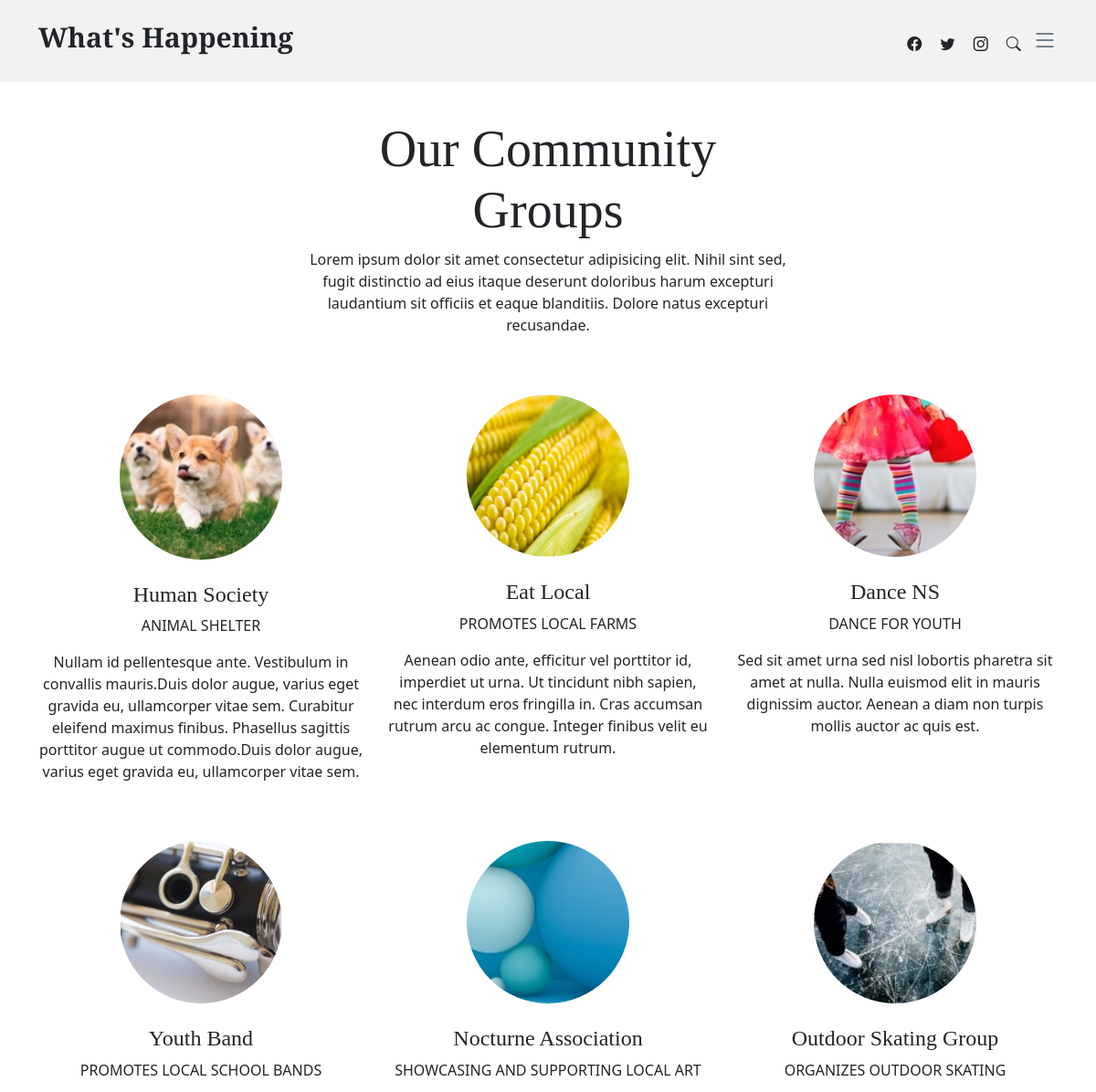
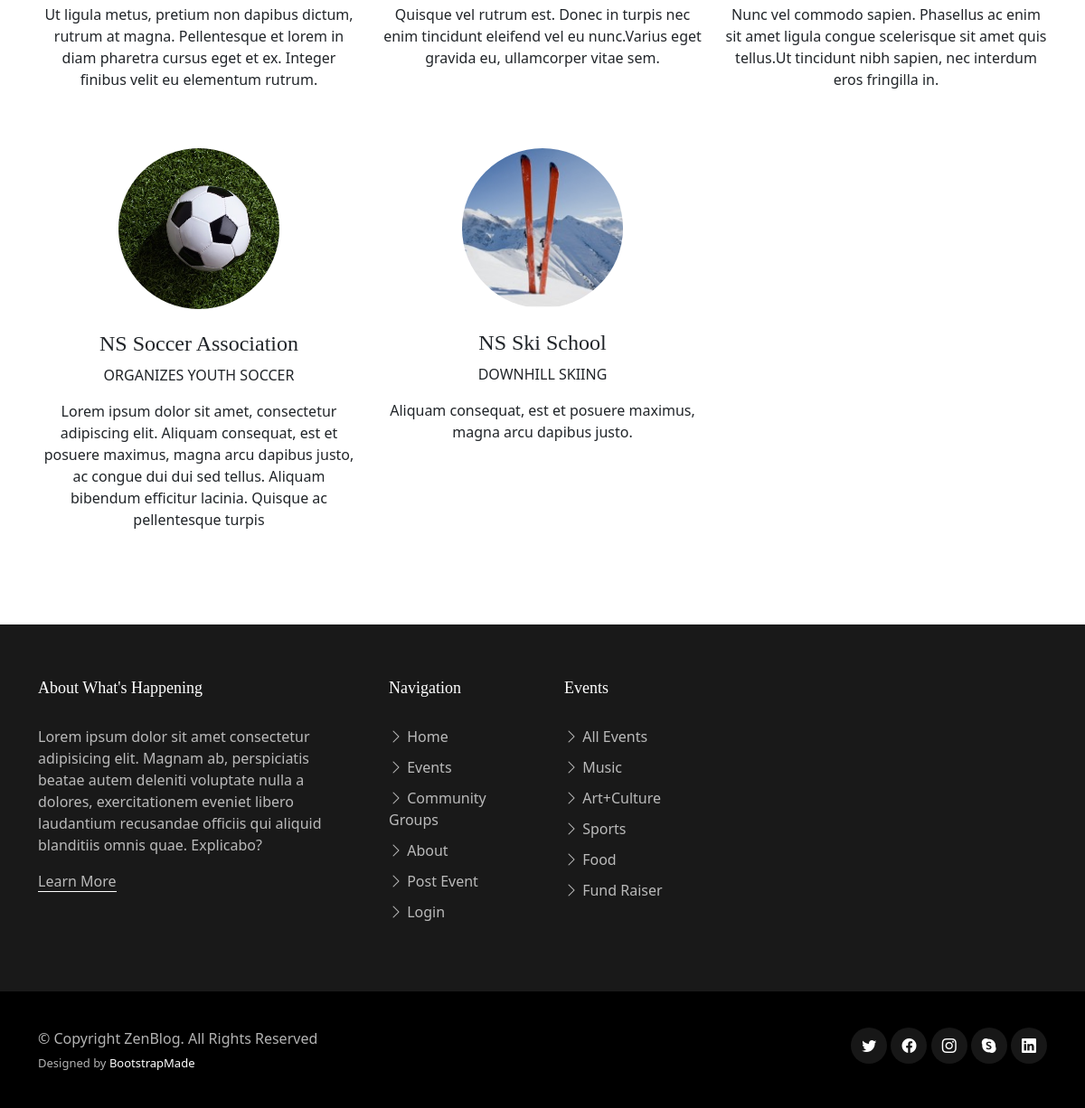
The page /groups.php on the database its author committed (2 pictures, top to bottom).
### tables this page shows
CREATE TABLE `groups` (
  `GroupID` int(11) NOT NULL,
  `GroupName` varchar(100) NOT NULL,
  `GroupImage` varchar(50) NOT NULL,
  `GroupType` varchar(100) NOT NULL,
  `GroupDesc` text NOT NULL,
  `ContactName` varchar(255) NOT NULL,
  `ContactEmail` varchar(255) NOT NULL
);

### groups.php (the view, shortened to what this page needs)
<!DOCTYPE html>
<html lang="en">
<head>
  <link href="assets/vendor/bootstrap/css/bootstrap.min.css" rel="stylesheet">
  <link href="assets/vendor/bootstrap-icons/bootstrap-icons.css" rel="stylesheet">
  <link href="assets/vendor/swiper/swiper-bundle.min.css" rel="stylesheet">
  <link href="assets/vendor/glightbox/css/glightbox.min.css" rel="stylesheet">
  <link href="assets/vendor/aos/aos.css" rel="stylesheet">
  <link href="assets/css/variables.css" rel="stylesheet">
  <link href="assets/css/main.css" rel="stylesheet">
</head>
<body>
  <header id="header" class="header d-flex align-items-center fixed-top">
    <div class="container-fluid container-xl d-flex align-items-center justify-content-between">
      <a href="index.php" class="logo d-flex align-items-center">
        <h1>What's Happening</h1>
      </a>
      <div class="position-relative">
        <a href="#" class="mx-2"><span class="bi-facebook"></span></a>
        <a href="#" class="mx-2"><span class="bi-twitter"></span></a>
        <a href="#" class="mx-2"><span class="bi-instagram"></span></a>
        <a href="#" class="mx-2 js-search-open"><span class="bi-search"></span></a>
        <i class="bi bi-list mobile-nav-toggle"></i>
      </div>
    </div>
  </header>
  <main id="main">
    <section>
      <div class="container" data-aos="fade-up">
        <div class="row">
          <div class="col-12 text-center mb-5">
            <div class="row justify-content-center">
              <div class="col-lg-6">
                <h2 class="display-4">Our Community Groups</h2>
                <p>Lorem ipsum dolor sit amet consectetur adipisicing elit. Nihil sint sed, fugit distinctio ad eius itaque deserunt doloribus harum excepturi laudantium sit officiis et eaque blanditiis. Dolore natus excepturi recusandae.</p>
              </div>
            </div>
          </div>
          <?php
            require_once 'serverlogin.php';
            $conn = new mysqli($db_hostname, $db_username, $db_password, $db_database);
            mysqli_select_db($conn, $db_database) or die("Cannot select the database".mysqli_connect_error());
            $query = "SELECT * FROM Groups";
            $result = mysqli_query($conn, $query);
            if ($result->num_rows > 0) {
              while ($row = $result->fetch_assoc()) {
                $imgPath = $row['GroupImage'];
                $name = $row['GroupName'];
                $type = $row['GroupType'];
                $description = $row['GroupDesc'];
                $section = <<<HTML
                  <div class="col-lg-4 text-center mb-5">
                    <img src=$imgPath alt="" class="img-fluid rounded-circle w-50 mb-4">
                    <h4>$name</h4>
                    <span class="d-block mb-3 text-uppercase">$type</span>
                    <p>$description<p>
                  </div>
                HTML;
                echo $section;
              }
            }
          ?>
        </div>
      </div>
    </section>
  </main>
  <footer id="footer" class="footer">
    <div class="footer-content">
      <div class="container">
      <div class="row g-5">
          <div class="col-lg-4">
            <h3 class="footer-heading">About What's Happening</h3>
            <p>Lorem ipsum dolor sit amet consectetur adipisicing elit. Magnam ab, perspiciatis beatae autem deleniti voluptate nulla a dolores, exercitationem eveniet libero laudantium recusandae officiis qui aliquid blanditiis omnis quae. Explicabo?</p>
            <p><a href="about.php" class="footer-link-more">Learn More</a></p>
          </div>
          <div class="col-6 col-lg-2">
            <h3 class="footer-heading">Navigation</h3>
            <ul class="footer-links list-unstyled">
              <li><a href="index.php"><i class="bi bi-chevron-right"></i> Home</a></li>
              <li><a href="events.php"><i class="bi bi-chevron-right"></i> Events</a></li>
              <li><a href="groups.php"><i class="bi bi-chevron-right"></i> Community Groups</a></li>
              <li><a href="about.php"><i class="bi bi-chevron-right"></i> About</a></li>
              <li><a href="post.php"><i class="bi bi-chevron-right"></i> Post Event</a></li>
              <li><a href="login.php"><i class="bi bi-chevron-right"></i> Login</a></li>
            </ul>
          </div>
          <div class="col-6 col-lg-2">
            <h3 class="footer-heading">Events</h3>
            <ul class="footer-links list-unstyled">
              <li><a href="events.php"><i class="bi bi-chevron-right"></i> All Events</a></li>
              <li><a href="events.php?category=Music"><i class="bi bi-chevron-right"></i> Music</a></li>
              <li><a href="events.php?category=Art+Culture"><i class="bi bi-chevron-right"></i> Art+Culture</a></li>
              <li><a href="events.php?category=Sports"><i class="bi bi-chevron-right"></i> Sports</a></li>
              <li><a href="events.php?category=Food"><i class="bi bi-chevron-right"></i> Food</a></li>
              <li><a href="events.php?category=Fund Raiser"><i class="bi bi-chevron-right"></i> Fund Raiser</a></li>
            </ul>
          </div>
        </div>
      </div>
    </div>
    <div class="footer-legal">
      <div class="container">
        <div class="row justify-content-between">
          <div class="col-md-6 text-center text-md-start mb-3 mb-md-0">
            <div class="copyright">
              © Copyright <strong><span>ZenBlog</span></strong>. All Rights Reserved
            </div>
            <div class="credits">
              Designed by <a href="https://bootstrapmade.com/">BootstrapMade</a>
            </div>
          </div>
          <div class="col-md-6">
            <div class="social-links mb-3 mb-lg-0 text-center text-md-end">
              <a href="#" class="twitter"><i class="bi bi-twitter"></i></a>
              <a href="#" class="facebook"><i class="bi bi-facebook"></i></a>
              <a href="#" class="instagram"><i class="bi bi-instagram"></i></a>
              <a href="#" class="google-plus"><i class="bi bi-skype"></i></a>
              <a href="#" class="linkedin"><i class="bi bi-linkedin"></i></a>
            </div>
          </div>
        </div>
      </div>
    </div>
  </footer>
</body>
</html>

### assets/css/variables.css (style rules this page uses)
:root { --font-default: 'EB Garamond', system-ui, -apple-system, "Segoe UI", Roboto, "Helvetica Neue", Arial, "Noto Sans", "Liberation Sans", sans-serif, "Apple Color Emoji", "Segoe UI Emoji", "Segoe UI Symbol", "Noto Color Emoji"; --font-primary: 'EB Garamond', serif; --font-secondary: 'Inter', sans-serif; --color-default: #212529; --color-default-rgb: 33, 37, 41; --color-links: #212529; --color-links-hover: #15171a; --color-primary: #212529; --color-primary-light: #26282c; --color-primary-dark: #0b0c0e; --color-primary-rgb: 33, 37, 41; --color-primary-light-rgb: 38, 40, 44; --color-primary-dark-rgb: 11, 12, 14; --color-secondary: #596d80; --color-secondary-light: #8498aa; --color-secondary-dark: #404f5c; --color-secondary-rgb: 89, 109, 128; --color-secondary-light-rgb: 132, 152, 170; --color-secondary-dark-rgb: 64, 79, 92; --color-blue: #0d6efd; --color-blue-rgb: 13, 110, 253; --color-indigo: #6610f2; --color-indigo-rgb: 102, 16, 242; --color-purple: #6f42c1; --color-purple-rgb: 111, 66, 193; --color-pink: #f3268c; --color-pink-rgb: 243, 38, 140; --color-red: #df1529; --color-red-rgb: 223, 21, 4; --color-orange: #fd7e14; --color-orange-rgb: 253, 126, 20; --color-yellow: #ffc107; --color-yellow-rgb: 255, 193, 7; --color-green: #059652; --color-green-rgb: 5, 150, 82; --color-teal: #20c997; --color-teal-rgb: 32, 201, 151; --color-cyan: #0dcaf0; --color-cyan-rgb: 13, 202, 240; --color-white: #ffffff; --color-white-rgb: 255, 255, 255; --color-gray: #6c757d; --color-gray-rgb: 108, 117, 125; --color-black: #000000; --color-black-rgb: 0, 0, 0; }
:root { --bs-blue: var(--color-blue); --bs-indigo: var(--color-indigo); --bs-purple: var(--color-purple); --bs-pink: var(--color-pink); --bs-red: var(--color-red); --bs-orange: var(--color-orange); --bs-yellow: var(--color-yellow); --bs-green: var(--color-green); --bs-teal: var(--color-teal); --bs-cyan: var(--color-cyan); --bs-white: var(--color-white); --bs-gray: var(--color-gray); --bs-gray-dark: #343a40; --bs-gray-100: #f8f9fa; --bs-gray-200: #e9ecef; --bs-gray-300: #dee2e6; --bs-gray-400: #ced4da; --bs-gray-500: #adb5bd; --bs-gray-600: #6c757d; --bs-gray-700: #495057; --bs-gray-800: #343a40; --bs-gray-900: #212529; --bs-primary: var(--color-blue); --bs-secondary: var(--color-blue); --bs-success: #198754; --bs-info: #0dcaf0; --bs-warning: #ffc107; --bs-danger: #dc3545; --bs-light: #f8f9fa; --bs-dark: #212529; --bs-primary-rgb: var(--color-primary-rgb); --bs-secondary-rgb: var(--color-secondary-rgb); --bs-success-rgb: 25, 135, 84; --bs-info-rgb: 13, 202, 240; --bs-warning-rgb: 255, 193, 7; --bs-danger-rgb: 220, 53, 69; --bs-light-rgb: 248, 249, 250; --bs-dark-rgb: 33, 37, 41; --bs-white-rgb: var(--color-white-rgb); --bs-black-rgb: var(--color-black-rgb); --bs-body-color-rgb: var(--color-default-rgb); --bs-body-bg-rgb: 255, 255, 255; --bs-font-sans-serif: var(--font-default); --bs-font-monospace: SFMono-Regular, Menlo, Monaco, Consolas, "Liberation Mono", "Courier New", monospace; --bs-gradient: linear-gradient(180deg, rgba(255, 255, 255, 0.15), rgba(255, 255, 255, 0)); --bs-body-font-family: var(--font-default); --bs-body-font-size: 1rem; --bs-body-font-weight: 400; --bs-body-line-height: 1.5; --bs-body-color: var(--color-default); --bs-body-bg: #fff; }

### rows shown on the page
groups: GroupImage (picture), GroupName "Human Society", GroupType "ANIMAL SHELTER", GroupDesc "Nullam id pellentesque ante. Vestibulum in convallis mauris.Duis dolor augue, varius eget gravida eu, ullamcorper vitae sem. Curabitur eleifend maximus finibus. Phasellus sagittis porttitor augue ut commodo.Duis dolor augue, varius eget gravida eu, ullamcorper vitae sem."
groups: GroupImage (picture), GroupName "Eat Local", GroupType "PROMOTES LOCAL FARMS", GroupDesc "Aenean odio ante, efficitur vel porttitor id, imperdiet ut urna. Ut tincidunt nibh sapien, nec interdum eros fringilla in. Cras accumsan rutrum arcu ac congue. Integer finibus velit eu elementum rutrum."
groups: GroupImage (picture), GroupName "Dance NS", GroupType "DANCE FOR YOUTH", GroupDesc "Sed sit amet urna sed nisl lobortis pharetra sit amet at nulla. Nulla euismod elit in mauris dignissim auctor. Aenean a diam non turpis mollis auctor ac quis est."
groups: GroupImage (picture), GroupName "Youth Band", GroupType "PROMOTES LOCAL SCHOOL BANDS", GroupDesc "Ut ligula metus, pretium non dapibus dictum, rutrum at magna. Pellentesque et lorem in diam pharetra cursus eget et ex. Integer finibus velit eu elementum rutrum."
groups: GroupImage (picture), GroupName "Nocturne Association", GroupType "SHOWCASING AND SUPPORTING LOCAL ART", GroupDesc "Quisque vel rutrum est. Donec in turpis nec enim tincidunt eleifend vel eu nunc.Varius eget gravida eu, ullamcorper vitae sem."
groups: GroupImage (picture), GroupName "Outdoor Skating Group", GroupType "ORGANIZES OUTDOOR SKATING", GroupDesc "Nunc vel commodo sapien. Phasellus ac enim sit amet ligula congue scelerisque sit amet quis tellus.Ut tincidunt nibh sapien, nec interdum eros fringilla in."
groups: GroupImage (picture), GroupName "NS Soccer Association", GroupType "ORGANIZES YOUTH SOCCER", GroupDesc "Lorem ipsum dolor sit amet, consectetur adipiscing elit. Aliquam consequat, est et posuere maximus, magna arcu dapibus justo, ac congue dui dui sed tellus. Aliquam bibendum efficitur lacinia. Quisque ac pellentesque turpis"
groups: GroupImage (picture), GroupName "NS Ski School", GroupType "DOWNHILL SKIING", GroupDesc "Aliquam consequat, est et posuere maximus, magna arcu dapibus justo."
